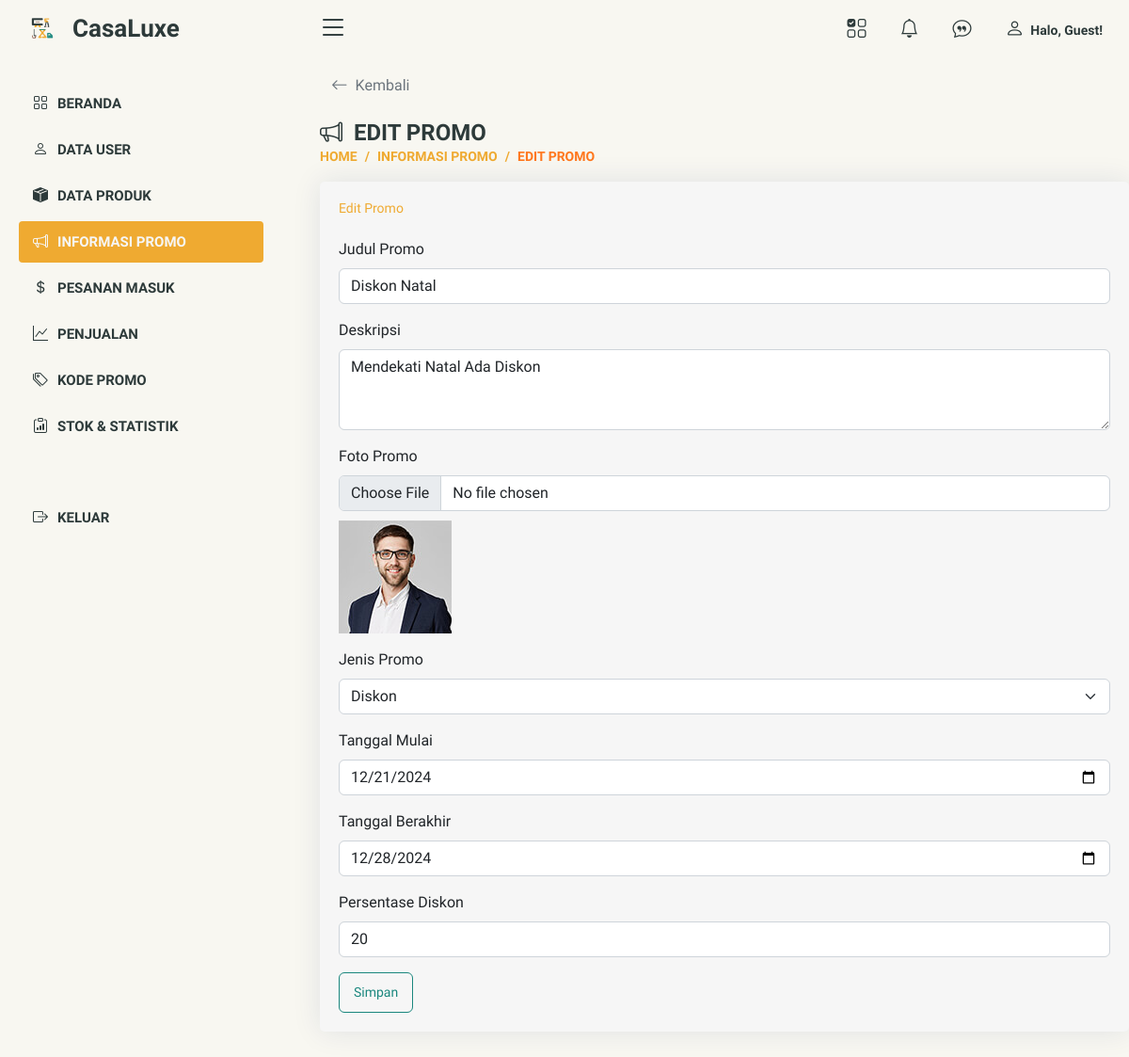
Page /admin/editpromo.php?id=45 on the earlier database version.
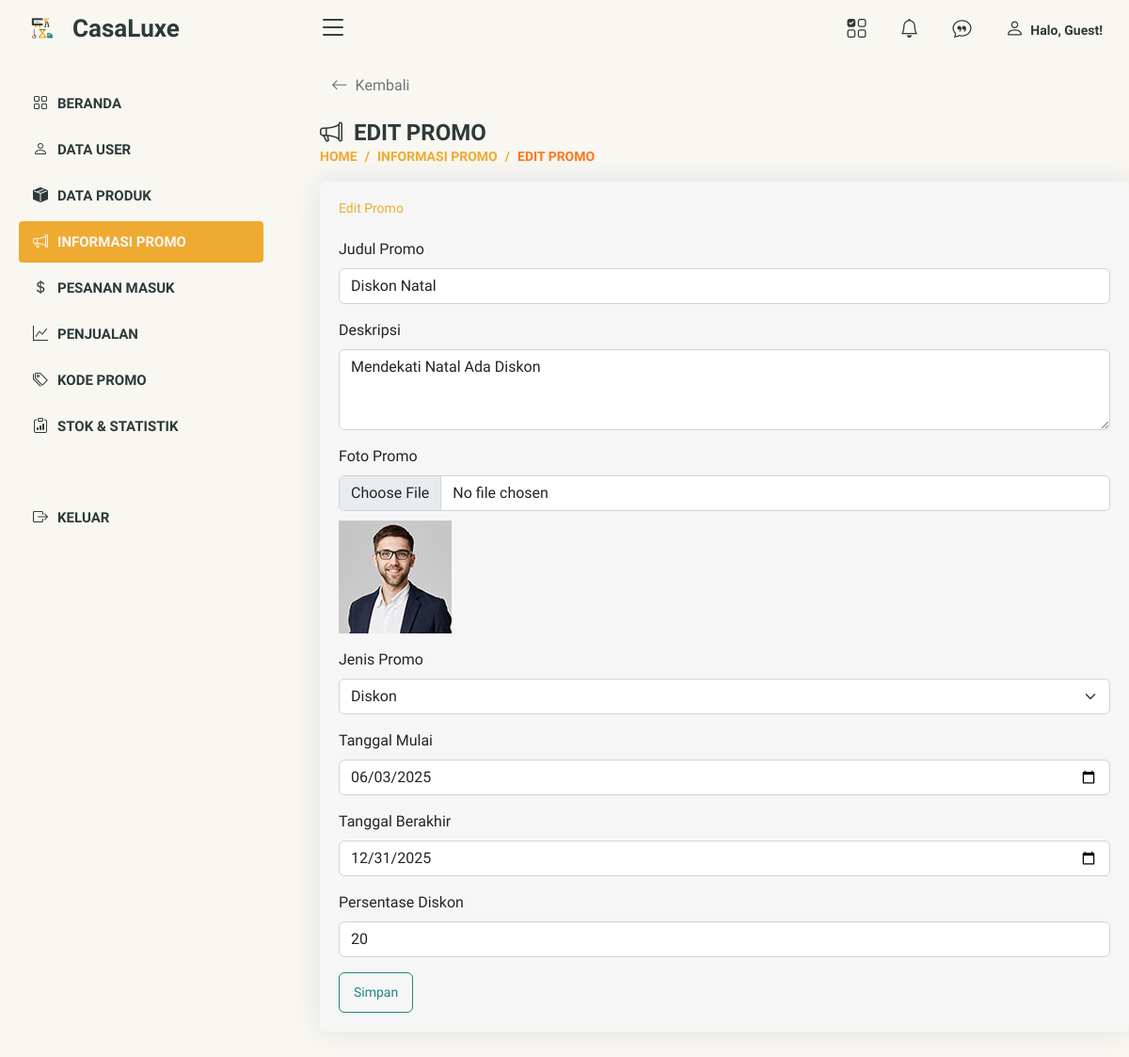
Same page on the later database version.
### tables this page shows
CREATE TABLE `informasipromo` (
  `id` int(11) NOT NULL,
  `id_produk` int(11) NOT NULL,
  `title` varchar(255) NOT NULL,
  `description` text DEFAULT NULL,
  `photo_url` varchar(255) DEFAULT NULL,
  `photo` varchar(255) DEFAULT NULL,
  `promo_type` enum('discount','bonus') NOT NULL,
  `start_date` date DEFAULT NULL,
  `end_date` date DEFAULT NULL,
  `discount_percentage` int(11) DEFAULT NULL,
  `bonus_item` int(11) DEFAULT NULL,
  `created_at` timestamp NOT NULL DEFAULT current_timestamp()
);

### admin/editpromo.php (the view, shortened to what this page needs)
<?php
include('../db.php');
if (isset($_GET['id'])) {
    $id = $_GET['id'];
    $sql = "SELECT * FROM informasipromo WHERE id = ?";
    $stmt = mysqli_prepare($kon, $sql);
    mysqli_stmt_bind_param($stmt, "i", $id);
    mysqli_stmt_execute($stmt);
    $result = mysqli_stmt_get_result($stmt);
    $promo = mysqli_fetch_assoc($result);
} else {
    die("No promo ID specified");
}
?>
<!DOCTYPE html>
<html lang="id">
<head>
    <link href="https://cdn.jsdelivr.net/npm/bootstrap@5.3.0/dist/css/bootstrap.min.css" rel="stylesheet">
    <?php include 'aset.php'; ?>
</head>
<body>
    <div class="wrapper">
        <?php require "atas.php"; ?>
        <?php require "menu.php"; ?>
    </div>
    <main id="main" class="main">
        <div class="standalone-back-button-container">
            <a href="informasipromo.php" class="standalone-back-button">
                <i class="bi bi-arrow-left"></i>
                Kembali
            </a>
        </div>
        <div class="pagetitle">
            <h1><i class="bi bi-megaphone"></i>&nbsp; EDIT PROMO</h1>
            <nav>
                <ol class="breadcrumb">
                    <li class="breadcrumb-item"><a href="index.php">HOME</a></li>
                    <li class="breadcrumb-item"><a href="informasipromo.php">INFORMASI PROMO</a></li>
                    <li class="breadcrumb-item active">EDIT PROMO</li>
                </ol>
            </nav>
        </div>
        <section class="section">
            <div class="row">
                <div class="col-lg-12">
                    <div class="card">
                        <div class="card-body">
                            <h5 class="card-title">Edit Promo</h5>
                            <form method="POST" enctype="multipart/form-data">
                                <div class="mb-3">
                                    <label for="title" class="form-label">Judul Promo</label>
                                    <input type="text" class="form-control" id="title" name="title" value="<?= htmlspecialchars($promo['title']) ?>" required>
                                </div>
                                <div class="mb-3">
                                    <label for="description" class="form-label">Deskripsi</label>
                                    <textarea class="form-control" id="description" name="description" rows="3" required><?= htmlspecialchars($promo['description']) ?></textarea>
                                </div>
                                <div class="mb-3">
                                    <label for="photo" class="form-label">Foto Promo</label>
                                    <input type="file" class="form-control" id="photo" name="photo" accept="image/*">
                                    <?php if ($promo['photo_url']): ?>
                                        <img src="../uploads/<?= htmlspecialchars($promo['photo_url']) ?>" alt="Current Promo Photo" style="max-width: 200px; max-height: 200px; margin-top: 10px;">
                                    <?php endif; ?>
                                </div>
                                <div class="mb-3">
                                    <label for="promo_type" class="form-label">Jenis Promo</label>
                                    <select class="form-select" id="promo_type" name="promo_type" required>
                                        <option value="discount" <?= $promo['promo_type'] === 'discount' ? 'selected' : '' ?>>Diskon</option>
                                    </select>
                                </div>
                                <div class="mb-3">
                                    <label for="start_date" class="form-label">Tanggal Mulai</label>
                                    <input type="date" class="form-control" id="start_date" name="start_date" value="<?= $promo['start_date'] ?>" required>
                                </div>
                                <div class="mb-3">
                                    <label for="end_date" class="form-label">Tanggal Berakhir</label>
                                    <input type="date" class="form-control" id="end_date" name="end_date" value="<?= $promo['end_date'] ?>" required>
                                </div>
                                <div class="mb-3" id="discount_field" <?= $promo['promo_type'] === 'bonus' ? 'style="display:none;"' : '' ?>>
                                    <label for="discount_percentage" class="form-label">Persentase Diskon</label>
                                    <input type="number" class="form-control" id="discount_percentage" name="discount_percentage" min="0" max="100" value="<?= $promo['discount_percentage'] ?>">
                                </div>
                                <button type="submit" class="btn btn-primary">Simpan</button>
                            </form>
                        </div>
                    </div>
                </div>
            </div>
        </section>
    </main>
</body>
</html>

Differences in the rows shown:
changed informasipromo "Diskon Natal": start_date "12/21/2024" → "06/03/2025"; end_date "12/28/2024" → "12/31/2025"
